Frame 1 (no input): blank canvas, image omitted
Frame 60 (the mouse pressed at the canvas centre just before this capture): blank canvas, image omitted
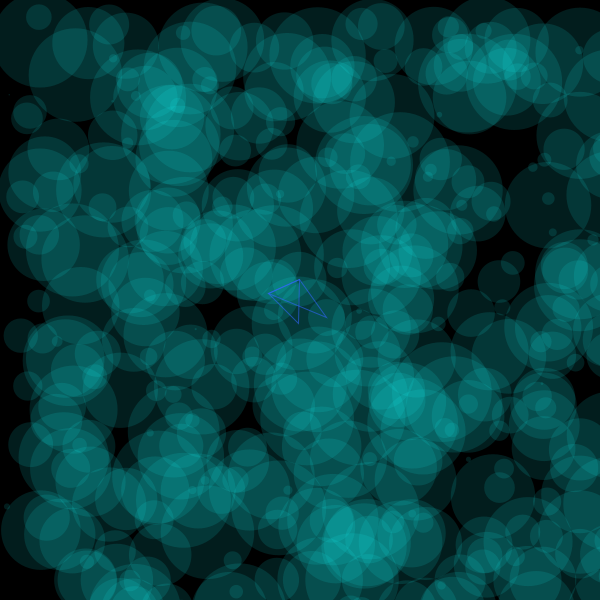
Frame 120 (the mouse held since frame 60 and released just before this capture)

The Processing sketch whose frames 1 and 60 were blank and that drew this single picture after the mouse press (run headless with seeded random() and noise(); from frame 60 on, the mouse is pressed at the canvas centre):

// Processing sketch: sketch156920
// ── sketch156920.pde
/* OpenProcessing Tweak of *@*http://www.openprocessing.org/sketch/156920*@* */
/* !do not delete the line above, required for linking your tweak if you upload again */
ArrayList<Object> objects;
ArrayList<Object> chain;
int num = 20;
int counter = 0;


void setup() {
  size(600, 600);
  background(0);
  smooth();
  objects = new ArrayList<Object>();
  chain = new ArrayList<Object>();

  for (int i = 0; i < num; i++) {
    for (int j = 0; j < num; j++)
      objects.add(new Object(2*num+width/num*i, 2*num + height/num*j));
  }
}

void draw() {
  background(0);

  for (Object o : objects) {
    o.update();
    o.checkMouse();
    o.borders();
  }

  counter ++;
  if (chain.size() > 1 && (counter > 5)) {
    Object c = chain.get(0);
    chain.remove(0);
    c.reset();
    counter = 0;
  }
  
  if (mousePressed) {
    for (Object o : objects) {
      o.display();
    }
     noFill();
  } else {
    fill(50, 100, 255, 70);
  }
    beginShape(TRIANGLE_STRIP);
    stroke(50, 100, 255, 150);
    for (int i = 0; i < chain.size ()-1; i++) {
      if (chain.size() > 0) {
        Object c = chain.get(i);
        vertex(c.position.x, c.position.y);
      }
    }
    endShape(); 
}

void mousePressed() {
  for (Object o : objects) {
    if (o.d <= o.r) {
      o.display();
    }
  }
}

class Object {

  PVector position;
  PVector velocity;
  float r;
  boolean addNew = true;
  float d;

  Object(float x, float y) {

    position = new PVector(x, y);
    velocity = new PVector(random(-1, 1), random(-1, 1));
    r = random(50);
  }

  void update() {
    velocity.limit(0.5);
    position.add(velocity);
  }

  void reset() {
    addNew = true;
  }

  void borders() {
    if ((position.x - r < 0) || (position.x + r > width)) {
      velocity.x *= -1;
    }
    if ((position.y - r < 0) || (position.y + r > width)) {
      velocity.y *= -1;
    }
  }

  void checkMouse() {
    PVector mouse = new PVector(mouseX, mouseY);
    d = mouse.dist(position);
    if (d <= r && addNew == true) {
      chain.add(this);
      addNew = false;
    }
  }

  void display() {
    noStroke();
    fill(20, 250, 250, 30);
    ellipse(position.x, position.y, r*2, r*2);
  }
}
